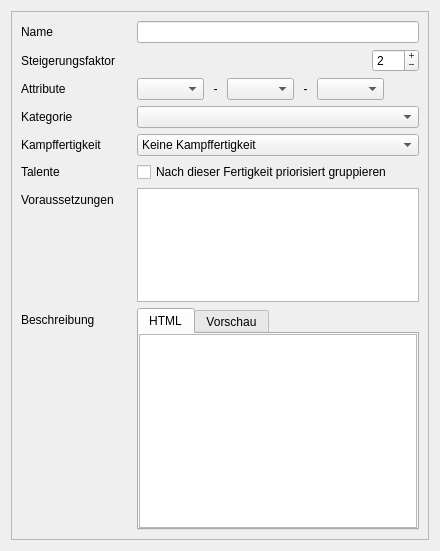
<?xml version="1.0" encoding="UTF-8"?>
<ui version="4.0">
 <class>dialog</class>
 <widget class="QWidget" name="dialog">
  <property name="geometry">
   <rect>
    <x>0</x>
    <y>0</y>
    <width>440</width>
    <height>551</height>
   </rect>
  </property>
  <property name="windowTitle">
   <string>Taverne - Fertigkeit bearbeiten...</string>
  </property>
  <layout class="QVBoxLayout" name="verticalLayout_3">
   <item>
    <widget class="QScrollArea" name="scrollArea">
     <property name="widgetResizable">
      <bool>true</bool>
     </property>
     <widget class="QWidget" name="scrollAreaWidgetContents">
      <property name="geometry">
       <rect>
        <x>0</x>
        <y>0</y>
        <width>420</width>
        <height>531</height>
       </rect>
      </property>
      <layout class="QFormLayout" name="formLayout">
       <item row="0" column="0">
        <widget class="QLabel" name="labelName">
         <property name="text">
          <string>Name</string>
         </property>
        </widget>
       </item>
       <item row="0" column="1">
        <widget class="QLineEdit" name="leName"/>
       </item>
       <item row="1" column="0">
        <widget class="QLabel" name="labelSF">
         <property name="minimumSize">
          <size>
           <width>110</width>
           <height>0</height>
          </size>
         </property>
         <property name="text">
          <string>Steigerungsfaktor</string>
         </property>
        </widget>
       </item>
       <item row="1" column="1">
        <layout class="QHBoxLayout" name="horizontalLayout_2">
         <item>
          <spacer name="horizontalSpacer_2">
           <property name="orientation">
            <enum>Qt::Orientation::Horizontal</enum>
           </property>
           <property name="sizeHint" stdset="0">
            <size>
             <width>40</width>
             <height>20</height>
            </size>
           </property>
          </spacer>
         </item>
         <item>
          <widget class="QSpinBox" name="spinSF">
           <property name="buttonSymbols">
            <enum>QAbstractSpinBox::ButtonSymbols::PlusMinus</enum>
           </property>
           <property name="suffix">
            <string/>
           </property>
           <property name="minimum">
            <number>1</number>
           </property>
           <property name="maximum">
            <number>999</number>
           </property>
           <property name="singleStep">
            <number>1</number>
           </property>
           <property name="value">
            <number>2</number>
           </property>
          </widget>
         </item>
        </layout>
       </item>
       <item row="2" column="0">
        <widget class="QLabel" name="labelAttribute">
         <property name="text">
          <string>Attribute</string>
         </property>
        </widget>
       </item>
       <item row="2" column="1">
        <layout class="QHBoxLayout" name="horizontalLayout">
         <item>
          <widget class="QComboBox" name="comboAttribut1">
           <property name="minimumSize">
            <size>
             <width>45</width>
             <height>0</height>
            </size>
           </property>
          </widget>
         </item>
         <item>
          <widget class="QLabel" name="label_6">
           <property name="text">
            <string> - </string>
           </property>
           <property name="alignment">
            <set>Qt::AlignmentFlag::AlignCenter</set>
           </property>
          </widget>
         </item>
         <item>
          <widget class="QComboBox" name="comboAttribut2">
           <property name="minimumSize">
            <size>
             <width>45</width>
             <height>0</height>
            </size>
           </property>
          </widget>
         </item>
         <item>
          <widget class="QLabel" name="label_7">
           <property name="text">
            <string> - </string>
           </property>
           <property name="alignment">
            <set>Qt::AlignmentFlag::AlignCenter</set>
           </property>
          </widget>
         </item>
         <item>
          <widget class="QComboBox" name="comboAttribut3">
           <property name="minimumSize">
            <size>
             <width>45</width>
             <height>0</height>
            </size>
           </property>
          </widget>
         </item>
         <item>
          <spacer name="horizontalSpacer_3">
           <property name="orientation">
            <enum>Qt::Orientation::Horizontal</enum>
           </property>
           <property name="sizeHint" stdset="0">
            <size>
             <width>40</width>
             <height>20</height>
            </size>
           </property>
          </spacer>
         </item>
        </layout>
       </item>
       <item row="3" column="0">
        <widget class="QLabel" name="labelKategorie">
         <property name="minimumSize">
          <size>
           <width>110</width>
           <height>0</height>
          </size>
         </property>
         <property name="text">
          <string>Kategorie</string>
         </property>
        </widget>
       </item>
       <item row="3" column="1">
        <widget class="QComboBox" name="comboKategorie">
         <property name="toolTip">
          <string>Fertigkeiten werden nach diesem Typ gruppiert und dann alphabetisch sortiert.</string>
         </property>
        </widget>
       </item>
       <item row="4" column="0">
        <widget class="QLabel" name="labelKampffertigkeit">
         <property name="text">
          <string>Kampffertigkeit</string>
         </property>
        </widget>
       </item>
       <item row="4" column="1">
        <widget class="QComboBox" name="comboKampffertigkeit">
         <property name="toolTip">
          <string>Nahkampf- und Sonstige Kampffertigkeiten stehen bei Waffen zur Auswahl. Nahkampffertigkeiten werden gegebenenfalls nach einem abweichenden Steigerungsfaktor berechnet.</string>
         </property>
         <item>
          <property name="text">
           <string>Keine Kampffertigkeit</string>
          </property>
         </item>
         <item>
          <property name="text">
           <string>Nahkampffertigkeit</string>
          </property>
         </item>
         <item>
          <property name="text">
           <string>Sonstige Kampffertigkeit</string>
          </property>
         </item>
        </widget>
       </item>
       <item row="5" column="0">
        <widget class="QLabel" name="labelGruppieren">
         <property name="text">
          <string>Talente</string>
         </property>
        </widget>
       </item>
       <item row="5" column="1">
        <widget class="QCheckBox" name="checkGruppieren">
         <property name="toolTip">
          <string>&lt;html&gt;&lt;head/&gt;&lt;body&gt;&lt;p&gt;Talente werden grundsätzlich nach Fertigkeitskategorie gruppiert. Mit dieser Option werden sie zusätzlich noch nach dem Namen der Fertigkeit gruppiert. Bei Talenten mit mehreren Fertigkeiten werden bei der Gruppierung außerdem Fertigkeiten mit dieser Option priorisiert.&lt;/p&gt;&lt;/body&gt;&lt;/html&gt;</string>
         </property>
         <property name="text">
          <string>Nach dieser Fertigkeit priorisiert gruppieren</string>
         </property>
        </widget>
       </item>
       <item row="6" column="0">
        <widget class="QLabel" name="labelVoraussetzungen">
         <property name="text">
          <string>Voraussetzungen</string>
         </property>
        </widget>
       </item>
       <item row="6" column="1">
        <widget class="QPlainTextEdit" name="teVoraussetzungen">
         <property name="maximumSize">
          <size>
           <width>16777215</width>
           <height>250</height>
          </size>
         </property>
         <property name="toolTip">
          <string>&lt;html&gt;&lt;head/&gt;&lt;body&gt;&lt;p&gt;Siehe &amp;quot;Datenbank Editor -&amp;gt; Einstellungsmöglichkeiten -&amp;gt; Voraussetzungen&amp;quot; in der Taverne-Hilfe für eine Anleitung.&lt;/p&gt;&lt;/body&gt;&lt;/html&gt;</string>
         </property>
        </widget>
       </item>
       <item row="7" column="0">
        <widget class="QLabel" name="labelBeschreibung">
         <property name="text">
          <string>Beschreibung</string>
         </property>
        </widget>
       </item>
       <item row="7" column="1">
        <widget class="QTabWidget" name="tabWidget">
         <property name="currentIndex">
          <number>0</number>
         </property>
         <widget class="QWidget" name="tab">
          <attribute name="title">
           <string>HTML</string>
          </attribute>
          <layout class="QVBoxLayout" name="verticalLayout">
           <property name="spacing">
            <number>0</number>
           </property>
           <property name="leftMargin">
            <number>0</number>
           </property>
           <property name="topMargin">
            <number>0</number>
           </property>
           <property name="rightMargin">
            <number>0</number>
           </property>
           <property name="bottomMargin">
            <number>0</number>
           </property>
           <item>
            <widget class="QPlainTextEdit" name="teBeschreibung">
             <property name="sizePolicy">
              <sizepolicy hsizetype="Expanding" vsizetype="MinimumExpanding">
               <horstretch>0</horstretch>
               <verstretch>0</verstretch>
              </sizepolicy>
             </property>
            </widget>
           </item>
          </layout>
         </widget>
         <widget class="QWidget" name="tab_2">
          <attribute name="title">
           <string>Vorschau</string>
          </attribute>
          <layout class="QVBoxLayout" name="verticalLayout_2">
           <property name="leftMargin">
            <number>0</number>
           </property>
           <property name="topMargin">
            <number>0</number>
           </property>
           <property name="rightMargin">
            <number>0</number>
           </property>
           <property name="bottomMargin">
            <number>0</number>
           </property>
           <item>
            <widget class="QTextBrowser" name="tbBeschreibung"/>
           </item>
          </layout>
         </widget>
        </widget>
       </item>
      </layout>
     </widget>
    </widget>
   </item>
  </layout>
 </widget>
 <tabstops>
  <tabstop>leName</tabstop>
  <tabstop>spinSF</tabstop>
  <tabstop>comboAttribut1</tabstop>
  <tabstop>comboAttribut2</tabstop>
  <tabstop>comboAttribut3</tabstop>
  <tabstop>comboKategorie</tabstop>
  <tabstop>comboKampffertigkeit</tabstop>
  <tabstop>checkGruppieren</tabstop>
  <tabstop>teVoraussetzungen</tabstop>
 </tabstops>
 <resources/>
 <connections/>
</ui>
